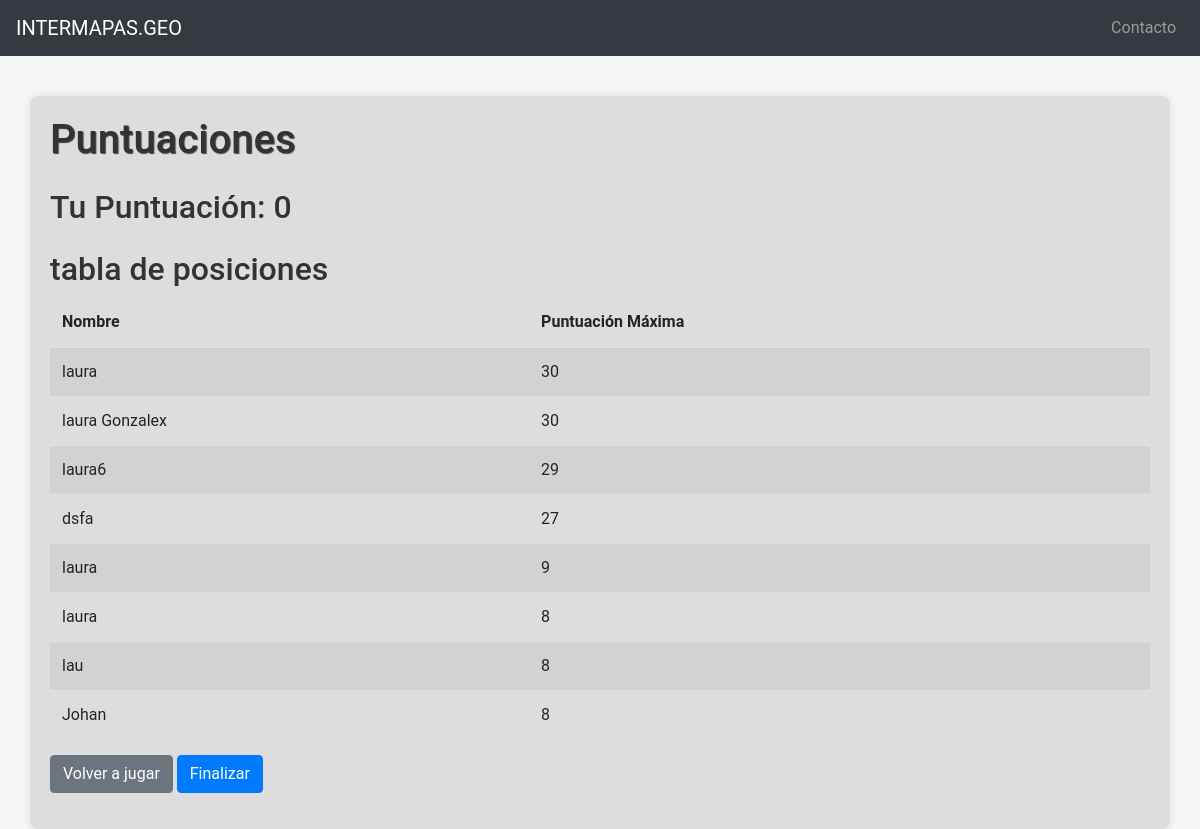
Before: /scores with the older database file.
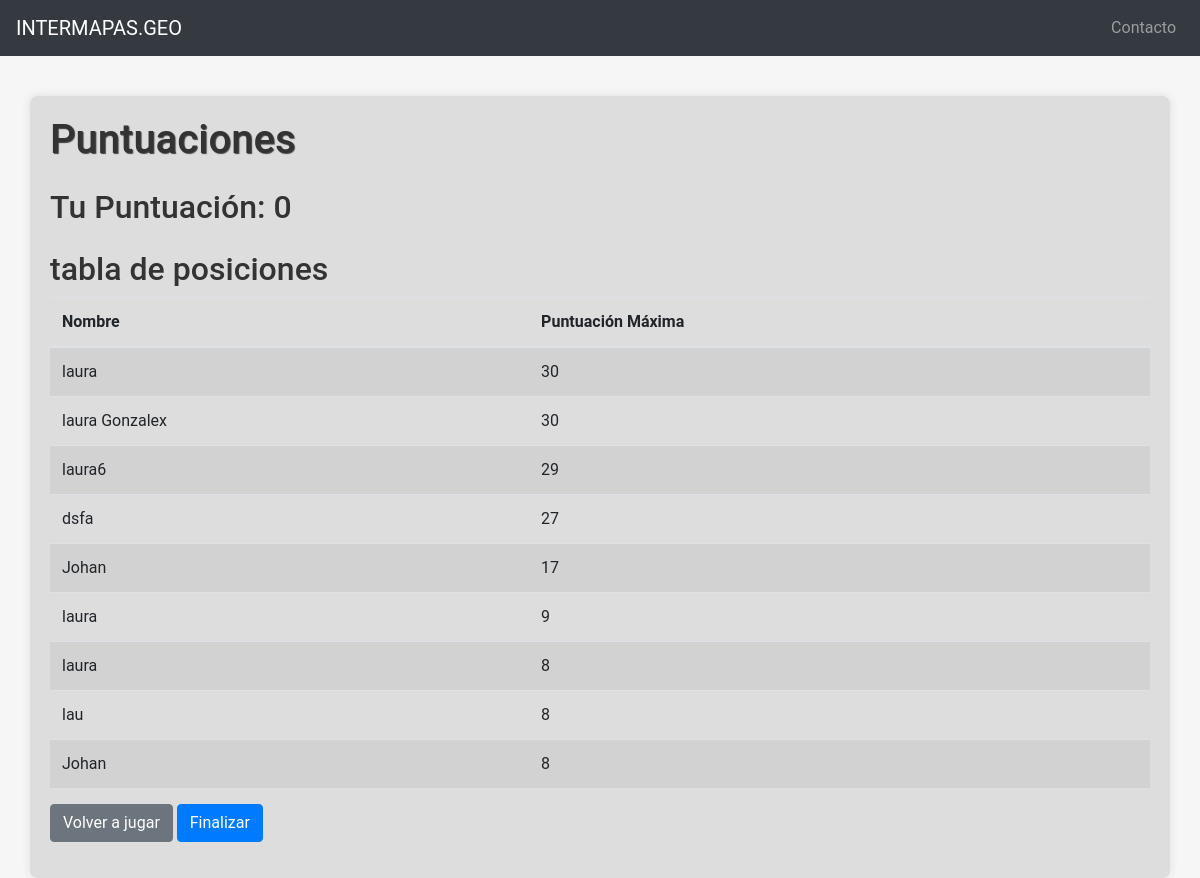
After: the same page with the newer database file.
### app.py (models this page shows)
class User(db.Model):
    id = db.Column(db.Integer, primary_key=True)
    name = db.Column(db.String(200), nullable=False)
    email = db.Column(db.String(200), unique=True, nullable=False)
    max_score = db.Column(db.Integer, nullable=True)  # max_score is nullable for now

### app.py (the view)
@app.route('/scores', methods=['GET'])
def scores():
    users = User.query.filter(User.max_score.isnot(None)).order_by(User.max_score.desc()).limit(10).all()
    return render_template('scores.html', users=users)

### templates/scores.html (shortened to what this page needs)
<!DOCTYPE html>
<html>
<head>
    <link rel="stylesheet" href="https://stackpath.bootstrapcdn.com/bootstrap/4.5.2/css/bootstrap.min.css">
    <link rel="stylesheet" href="{{ url_for('static', filename='css/style.css') }}">
</head>
<body>
    <nav class="navbar navbar-expand-lg navbar-dark bg-dark">
        <a class="navbar-brand" href="#">INTERMAPAS.GEO</a>
        <div class="collapse navbar-collapse" id="navbarContent">
            <ul class="navbar-nav ml-auto">
                <li class="nav-item">
                    <a class="nav-link" href="#">Contacto</a>
                </li>
            </ul>
        </div>
    </nav>
    <div class="container mt-4">
        <h1 class="mb-4">Puntuaciones</h1>
        <div id="playerScore">
            <h2 id="scoreDisplay">Tu Puntuación: 0</h2>
        </div>
        <h2 class="mt-4">tabla de posiciones </h2>
        <table class="table table-striped">
            <thead>
                <tr>
                    <th>Nombre</th>
                    <th>Puntuación Máxima</th>
                </tr>
            </thead>
            <tbody>
                {% for user in users %}
                <tr>
                    <td>{{ user.name }}</td>
                    <td>{{ user.max_score }}</td>
                </tr>
                {% endfor %}
            </tbody>
        </table>
        <div class="mt-3 mb-3">
            <a href="/map" class="btn btn-secondary">Volver a jugar</a>
            <a href="/" class="btn btn-primary">Finalizar</a>
        </div>
    </div>
</body>
</html>

### static/css/style.css (style rules this page uses)
:root { --primary-bg-color: #ff6347; --shadow-light: 0px 0px 10px 0px rgba(0,0,0,0.1); --shadow-dark: 0px 2px 4px 0px rgba(0,0,0,0.2); }
body { background: #f6f6f6; color: #333; font-family: 'Roboto', sans-serif; }
.navbar { margin-bottom: 40px; }
.container, .info-panel, #map { background: #ddd; padding: 20px; border-radius: 8px; box-shadow: var(--shadow-light); }
h1 { text-shadow: 1px 1px 1px rgba(0, 0, 0, 0.7); }

Changed rows visible on the page:
added User: name "Johan", max_score "17"
